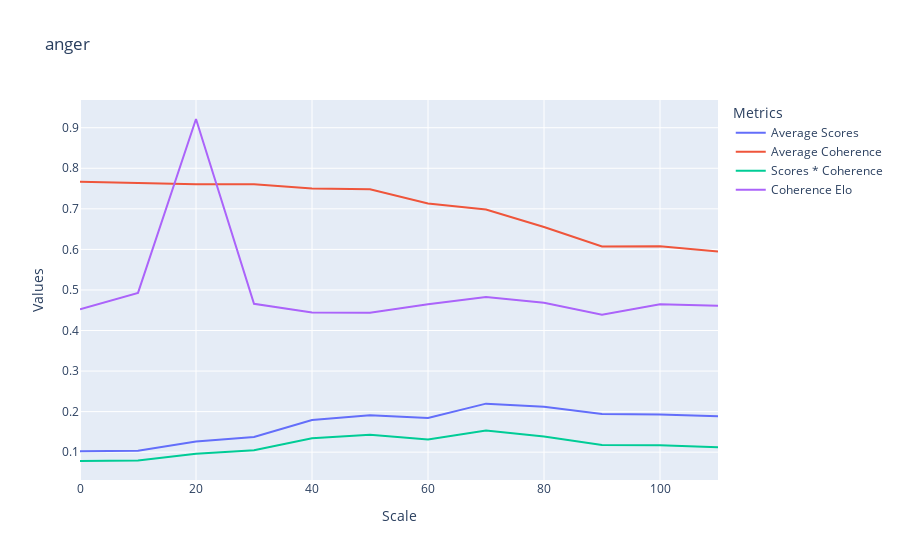

The notebook cell saved with this chart:
### Code cell
df = pd.DataFrame({
    'Scale': scales,
    'Average Scores': avg_scores,
    'Average Coherence': avg_coherence,
    'Scores * Coherence': [a * b for a, b in zip(avg_scores, avg_coherence)],
    'Coherence Elo': elo_ratings,
})

# Create the line plot with multiple traces
fig = px.line(df, x='Scale', y=['Average Scores', 'Average Coherence', 'Scores * Coherence', 'Coherence Elo'],
              title=name)

# Customize the layout if needed
fig.update_layout(
    xaxis_title="Scale",
    yaxis_title="Values",
    legend_title="Metrics"
)

# Show the plot
fig.show()

### Figure 1 — Plotly figure (JSON) as saved in the notebook; plotly's stock layout.template omitted (floating-point values rounded to 4 significant figures)
{"data": [{"hovertemplate": "variable=Average Scores<br>Scale=%{x}<br>value=%{y}<extra></extra>", "legendgroup": "Average Scores", "line": {"color": "#636efa", "dash": "solid"}, "marker": {"symbol": "circle"}, "mode": "lines", "name": "Average Scores", "orientation": "v", "showlegend": true, "type": "scatter", "x": [0, 10, 20, 30, 40, 50, 60, 70, 80, 90, 100, 110], "xaxis": "x", "y": [0.102, 0.1037, 0.1263, 0.1376, 0.1793, 0.191, 0.184, 0.2196, 0.2118, 0.194, 0.1927, 0.1884], "yaxis": "y"}, {"hovertemplate": "variable=Average Coherence<br>Scale=%{x}<br>value=%{y}<extra></extra>", "legendgroup": "Average Coherence", "line": {"color": "#EF553B", "dash": "solid"}, "marker": {"symbol": "circle"}, "mode": "lines", "name": "Average Coherence", "orientation": "v", "showlegend": true, "type": "scatter", "x": [0, 10, 20, 30, 40, 50, 60, 70, 80, 90, 100, 110], "xaxis": "x", "y": [0.7665, 0.763, 0.7609, 0.7609, 0.75, 0.7483, 0.7131, 0.6984, 0.6554, 0.6072, 0.6076, 0.5946], "yaxis": "y"}, {"hovertemplate": "variable=Scores * Coherence<br>Scale=%{x}<br>value=%{y}<extra></extra>", "legendgroup": "Scores * Coherence", "line": {"color": "#00cc96", "dash": "solid"}, "marker": {"symbol": "circle"}, "mode": "lines", "name": "Scores * Coherence", "orientation": "v", "showlegend": true, "type": "scatter", "x": [0, 10, 20, 30, 40, 50, 60, 70, 80, 90, 100, 110], "xaxis": "x", "y": [0.07818, 0.07915, 0.0961, 0.1047, 0.1344, 0.1429, 0.1312, 0.1534, 0.1388, 0.1178, 0.1171, 0.112], "yaxis": "y"}, {"hovertemplate": "variable=Coherence Elo<br>Scale=%{x}<br>value=%{y}<extra></extra>", "legendgroup": "Coherence Elo", "line": {"color": "#ab63fa", "dash": "solid"}, "marker": {"symbol": "circle"}, "mode": "lines", "name": "Coherence Elo", "orientation": "v", "showlegend": true, "type": "scatter", "x": [0, 10, 20, 30, 40, 50, 60, 70, 80, 90, 100, 110], "xaxis": "x", "y": [0.4524, 0.4926, 0.9215, 0.4658, 0.4443, 0.444, 0.4647, 0.4824, 0.4682, 0.4386, 0.4645, 0.4609], "yaxis": "y"}], "layout": {"legend": {"title": {"text": "Metrics"}, "tracegroupgap": 0}, "title": {"text": "anger"}, "xaxis": {"anchor": "y", "domain": [0, 1], "title": {"text": "Scale"}}, "yaxis": {"anchor": "x", "domain": [0, 1], "title": {"text": "Values"}}}}
